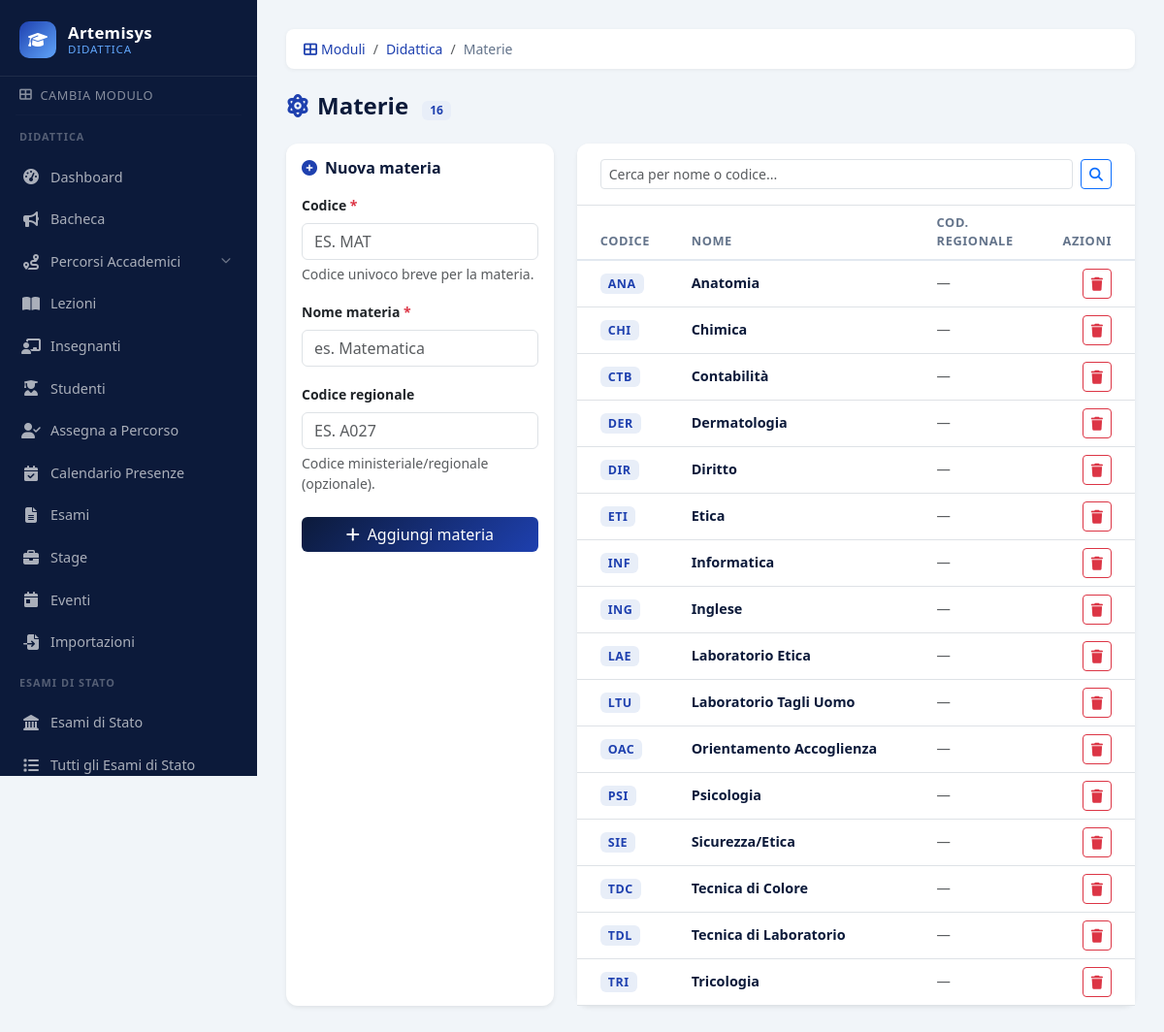
The app's page /index.php/materie (signed in) with its own data.
### tables this page shows
CREATE TABLE IF NOT EXISTS materie (
    id               INT AUTO_INCREMENT PRIMARY KEY,
    codice           VARCHAR(20)  NOT NULL UNIQUE,
    nome             VARCHAR(150) NOT NULL,
    codice_regionale VARCHAR(20)  NULL,
    created_at       TIMESTAMP    DEFAULT CURRENT_TIMESTAMP
);

### controllers/didattica/MaterieController.php (called while the page is built, shortened)
<?php
require_once BASE_PATH . 'models/Materia.php';
class MaterieController {
    private Materia $model;
    public function __construct() {
        $this->model = new Materia();
        $this->model->createTable();
    }
    public function index(): void {
        $search    = trim($_GET['q'] ?? '');
        $materie   = $this->model->getAll($search);
        $totale    = $this->model->count();
        require BASE_PATH . 'views/layout/header.php';
        require BASE_PATH . 'views/layout/sidebar.php';
        require BASE_PATH . 'views/didattica/materie/index.php';
        require BASE_PATH . 'views/layout/footer.php';
    }
}

### config/database.php (called while the page is built, shortened)
<?php
class Database {
    private static $instance = null;
    private $pdo;
    private $charset = 'utf8mb4';
    private function __construct() {
        $this->host     = getenv('DB_HOST')     ?: '127.0.0.1';
        $this->port     = getenv('DB_PORT')     ?: '3306';
        $this->dbname   = getenv('DB_NAME')     ?: 'artemisys';
        $this->username = getenv('DB_USER')     ?: 'root';
        $this->password = getenv('DB_PASSWORD') !== false ? getenv('DB_PASSWORD') : '';
        $dsn = sprintf(
            'mysql:host=%s;port=%s;dbname=%s;charset=%s',
            $this->host,
            $this->port,
            $this->dbname,
            $this->charset
        );
        $options = [
            PDO::ATTR_ERRMODE            => PDO::ERRMODE_EXCEPTION,
            PDO::ATTR_DEFAULT_FETCH_MODE => PDO::FETCH_ASSOC,
            PDO::ATTR_EMULATE_PREPARES   => false,
        ];
        try {
            $this->pdo = new PDO($dsn, $this->username, $this->password, $options);
        } catch (PDOException $e) {
            http_response_code(500);
            if (getenv('APP_DEBUG') === '1') {
                die('Errore connessione database: ' . $e->getMessage());
            }
            die('Errore connessione database.');
        }
    }
    public static function getInstance() {
        if (self::$instance === null) {
            self::$instance = new self();
        }
        return self::$instance;
    }
    public function getConnection() {
        return $this->pdo;
    }
}

### models/Materia.php (called while the page is built, shortened)
<?php
class Materia {
    private $db;
    public function __construct() {
        $this->db = Database::getInstance()->getConnection();
    }
    public function createTable(): void {
        $this->db->exec("
            CREATE TABLE IF NOT EXISTS materie (
                id           INT AUTO_INCREMENT PRIMARY KEY,
                codice       VARCHAR(20)  NOT NULL UNIQUE,
                nome         VARCHAR(150) NOT NULL,
                codice_regionale VARCHAR(20) NULL,
                created_at   TIMESTAMP DEFAULT CURRENT_TIMESTAMP
            ) ENGINE=InnoDB
        ");
    }
    public function getAll(string $search = ''): array {
        $sql = "SELECT * FROM materie";
        $params = [];
        $sql .= " ORDER BY nome ASC";
        $stmt = $this->db->prepare($sql);
        $stmt->execute($params);
        return $stmt->fetchAll();
    }
    public function count(): int {
        return (int)$this->db->query("SELECT COUNT(*) FROM materie")->fetchColumn();
    }
}

### views/didattica/materie/index.php (the view, shortened to what this page needs)
<div class="d-flex align-items-center justify-content-between mb-4">
    <h4 class="mb-0 fw-bold" style="color:#0c1a3a;">
        <i class="fas fa-atom me-2" style="color:#1e40af;"></i>Materie
        <span class="badge ms-2" style="background:#e8eef8;color:#1e40af;font-size:0.75rem;font-weight:600;">
            <?= $totale ?>
        </span>
    </h4>
</div>
<div class="row g-4">
    <div class="col-lg-4">
        <div class="card border-0 shadow-sm h-100">
            <div class="card-body">
                <h6 class="fw-semibold mb-3" style="color:#0c1a3a;">
                    <i class="fas fa-plus-circle me-2" style="color:#1e40af;"></i>Nuova materia
                </h6>
                <form method="POST" action="<?= BASE_URL ?>materie/store">
                    <div class="mb-3">
                        <label class="form-label small fw-semibold">Codice <span class="text-danger">*</span></label>
                        <input type="text"
                               name="codice"
                               id="inputCodice"
                               class="form-control text-uppercase"
                               placeholder="es. MAT"
                               maxlength="20"
                               required>
                        <div class="form-text">Codice univoco breve per la materia.</div>
                    </div>
                    <div class="mb-3">
                        <label class="form-label small fw-semibold">Nome materia <span class="text-danger">*</span></label>
                        <input type="text"
                               name="nome"
                               id="inputNome"
                               class="form-control"
                               placeholder="es. Matematica"
                               maxlength="150"
                               required>
                    </div>
                    <div class="mb-4">
                        <label class="form-label small fw-semibold">Codice regionale</label>
                        <input type="text"
                               name="codice_regionale"
                               class="form-control text-uppercase"
                               placeholder="es. A027"
                               maxlength="20">
                        <div class="form-text">Codice ministeriale/regionale (opzionale).</div>
                    </div>
                    <button type="submit" class="btn btn-primary w-100">
                        <i class="fas fa-plus me-2"></i>Aggiungi materia
                    </button>
                </form>
            </div>
        </div>
    </div>
    <div class="col-lg-8">
        <div class="card border-0 shadow-sm">
            <div class="card-header bg-white border-bottom py-3 px-4">
                <form method="GET" action="<?= BASE_URL ?>materie" class="d-flex gap-2">
                    <input type="text"
                           name="q"
                           class="form-control form-control-sm"
                           placeholder="Cerca per nome o codice..."
                           value="<?= htmlspecialchars($_GET['q'] ?? '') ?>">
                    <button type="submit" class="btn btn-sm btn-outline-primary">
                        <i class="fas fa-search"></i>
                    </button>
                </form>
            </div>
            <div class="card-body p-0">
                <?php if (empty($materie)): ?>
                    <div class="empty-state">
                        <div class="empty-state-icon">
                            <i class="fas fa-atom"></i>
                        </div>
                        <h5><?= !empty($_GET['q']) ? 'Nessun risultato' : 'Nessuna materia' ?></h5>
                        <p><?= !empty($_GET['q']) ? 'Prova con un termine diverso.' : 'Aggiungi la prima materia dal form.' ?></p>
                    </div>
                <?php else: ?>
                    <table class="table table-hover mb-0">
                        <thead style="background:#f8fafc;">
                            <tr>
                                <th class="ps-4" style="width:110px;">Codice</th>
                                <th>Nome</th>
                                <th style="width:130px;">Cod. Regionale</th>
                                <th class="text-end pe-4" style="width:80px;">Azioni</th>
                            </tr>
                        </thead>
                        <tbody>
                            <?php foreach ($materie as $m): ?>
                                <tr>
                                    <td class="ps-4 align-middle">
                                        <span class="badge" style="background:#e8eef8;color:#1e40af;font-weight:700;letter-spacing:0.5px;font-size:0.78rem;">
                                            <?= htmlspecialchars($m['codice']) ?>
                                        </span>
                                    </td>
                                    <td class="align-middle fw-semibold" style="color:#0c1a3a;">
                                        <?= htmlspecialchars($m['nome']) ?>
                                    </td>
                                    <td class="align-middle text-muted small">
                                        <?= $m['codice_regionale'] ? htmlspecialchars($m['codice_regionale']) : '—' ?>
                                    </td>
                                    <td class="text-end pe-4 align-middle">
                                        <button type="button"
                                                class="btn btn-sm btn-outline-danger btn-elimina-materia"
                                                title="Elimina"
                                                data-id="<?= $m['id'] ?>"
                                                data-nome="<?= htmlspecialchars($m['nome'], ENT_QUOTES) ?>">
                                            <i class="fas fa-trash"></i>
                                        </button>
                                    </td>
                                </tr>
                            <?php endforeach; ?>
                        </tbody>
                    </table>
                <?php endif; ?>
            </div>
        </div>
    </div>
</div>

### public/css/style.css (style rules this page uses)
:root { --sidebar-bg: #0c1a3a; --sidebar-hover: #162d5e; --sidebar-active: #1e3f80; --sidebar-accent: #60a5fa; --sidebar-width: 265px; --content-bg: #f1f5f9; --primary: #1e40af; --primary-dark: #1e3a8a; --text-muted: #64748b; }
body { font-family: 'Segoe UI', Tahoma, Geneva, Verdana, sans-serif; background-color: var(--content-bg); margin: 0; padding: 0; }
.table thead th { font-size: 0.8rem; text-transform: uppercase; letter-spacing: 0.6px; color: var(--text-muted); font-weight: 600; border-bottom: 2px solid #e2e8f0; }
.table tbody td { vertical-align: middle; font-size: 0.9rem; color: #334155; }
.card { border-radius: 12px; border: 1px solid #e2e8f0; }
.card-header { border-bottom: 1px solid #f1f5f9; padding: 14px 20px; background: white; border-radius: 12px 12px 0 0 !important; }
.btn-primary { background: linear-gradient(135deg, #0c1a3a, #1e40af); border: none; }

### records on screen
materie: codice "ANA", nome "Anatomia"
materie: codice "CHI", nome "Chimica"
materie: codice "CTB", nome "Contabilità"
materie: codice "DER", nome "Dermatologia"
materie: codice "DIR", nome "Diritto"
materie: codice "ETI", nome "Etica"
materie: codice "INF", nome "Informatica"
materie: codice "ING", nome "Inglese"
materie: codice "LAE", nome "Laboratorio Etica"
materie: codice "LTU", nome "Laboratorio Tagli Uomo"
materie: codice "OAC", nome "Orientamento Accoglienza"
materie: codice "PSI", nome "Psicologia"
materie: codice "SIE", nome "Sicurezza/Etica"
materie: codice "TDC", nome "Tecnica di Colore"
materie: codice "TDL", nome "Tecnica di Laboratorio"
materie: codice "TRI", nome "Tricologia"

### other values on screen
$pageTitle "Materie"
$totale "16"
